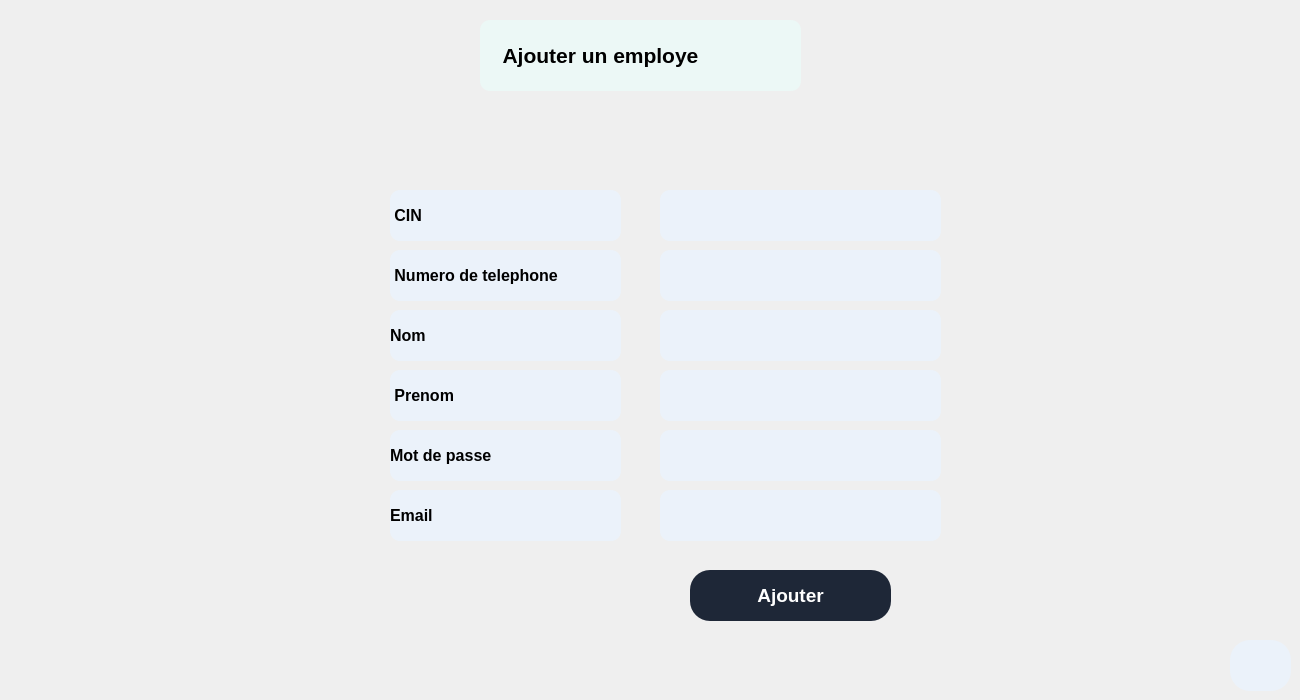
       <widget class="QWidget" name="ajoutEmployePage_2">
        <widget class="QLabel" name="label_27">
         <property name="geometry">
          <rect>
           <x>480</x>
           <y>20</y>
           <width>321</width>
           <height>71</height>
          </rect>
         </property>
         <property name="font">
          <font>
           <pointsize>16</pointsize>
           <weight>75</weight>
           <bold>true</bold>
          </font>
         </property>
         <property name="styleSheet">
          <string notr="true">QLabel{
background: #ecf8f6;
color: black;
border-radius: 10px;
}</string>
         </property>
         <property name="text">
          <string>    Ajouter un employe</string>
         </property>
        </widget>
        <widget class="QLabel" name="label_28">
         <property name="geometry">
          <rect>
           <x>390</x>
           <y>190</y>
           <width>231</width>
           <height>51</height>
          </rect>
         </property>
         <property name="font">
          <font>
           <pointsize>12</pointsize>
           <weight>75</weight>
           <bold>true</bold>
          </font>
         </property>
         <property name="styleSheet">
          <string notr="true">QLabel{
background: #EBF2FA;
color: black;
border-radius: 10px;
}</string>
         </property>
         <property name="text">
          <string> CIN</string>
         </property>
        </widget>
        <widget class="QLineEdit" name="lineEdit_11">
         <property name="geometry">
          <rect>
           <x>660</x>
           <y>190</y>
           <width>281</width>
           <height>51</height>
          </rect>
         </property>
         <property name="font">
          <font>
           <pointsize>10</pointsize>
          </font>
         </property>
         <property name="styleSheet">
          <string notr="true">QLineEdit{
background: #EBF2FA;
color: black;
border-radius: 10px;
}</string>
         </property>
        </widget>
        <widget class="QLabel" name="label_29">
         <property name="geometry">
          <rect>
           <x>390</x>
           <y>250</y>
           <width>231</width>
           <height>51</height>
          </rect>
         </property>
         <property name="font">
          <font>
           <pointsize>12</pointsize>
           <weight>75</weight>
           <bold>true</bold>
          </font>
         </property>
         <property name="styleSheet">
          <string notr="true">QLabel{
background: #EBF2FA;
color: black;
border-radius: 10px;
}</string>
         </property>
         <property name="text">
          <string> Numero de telephone</string>
         </property>
        </widget>
        <widget class="QLineEdit" name="lineEdit_12">
         <property name="geometry">
          <rect>
           <x>660</x>
           <y>250</y>
           <width>281</width>
           <height>51</height>
          </rect>
         </property>
         <property name="font">
          <font>
           <pointsize>10</pointsize>
          </font>
         </property>
         <property name="styleSheet">
          <string notr="true">QLineEdit{
background: #EBF2FA;
color: black;
border-radius: 10px;
}</string>
         </property>
        </widget>
        <widget class="QLabel" name="label_30">
         <property name="geometry">
          <rect>
           <x>390</x>
           <y>310</y>
           <width>231</width>
           <height>51</height>
          </rect>
         </property>
         <property name="font">
          <font>
           <pointsize>12</pointsize>
           <weight>75</weight>
           <bold>true</bold>
          </font>
         </property>
         <property name="styleSheet">
          <string notr="true">QLabel{
background: #EBF2FA;
color: black;
border-radius: 10px;
}</string>
         </property>
         <property name="text">
          <string>Nom</string>
         </property>
        </widget>
        <widget class="QLineEdit" name="lineEdit_13">
         <property name="geometry">
          <rect>
           <x>660</x>
           <y>310</y>
           <width>281</width>
           <height>51</height>
          </rect>
         </property>
         <property name="font">
          <font>
           <pointsize>10</pointsize>
          </font>
         </property>
         <property name="styleSheet">
          <string notr="true">QLineEdit{
background: #EBF2FA;
color: black;
border-radius: 10px;
}</string>
         </property>
        </widget>
        <widget class="QLineEdit" name="lineEdit_14">
         <property name="geometry">
          <rect>
           <x>660</x>
           <y>370</y>
           <width>281</width>
           <height>51</height>
          </rect>
         </property>
         <property name="font">
          <font>
           <pointsize>10</pointsize>
          </font>
         </property>
         <property name="styleSheet">
          <string notr="true">QLineEdit{
background: #EBF2FA;
color: black;
border-radius: 10px;
}</string>
         </property>
        </widget>
        <widget class="QLabel" name="label_31">
         <property name="geometry">
          <rect>
           <x>390</x>
           <y>370</y>
           <width>231</width>
           <height>51</height>
          </rect>
         </property>
         <property name="font">
          <font>
           <pointsize>12</pointsize>
           <weight>75</weight>
           <bold>true</bold>
          </font>
         </property>
         <property name="styleSheet">
          <string notr="true">QLabel{
background: #EBF2FA;
color: black;
border-radius: 10px;
}</string>
         </property>
         <property name="text">
          <string> Prenom</string>
         </property>
        </widget>
        <widget class="QLineEdit" name="lineEdit_15">
         <property name="geometry">
          <rect>
           <x>660</x>
           <y>430</y>
           <width>281</width>
           <height>51</height>
          </rect>
         </property>
         <property name="font">
          <font>
           <pointsize>10</pointsize>
          </font>
         </property>
         <property name="styleSheet">
          <string notr="true">QLineEdit{
background: #EBF2FA;
color: black;
border-radius: 10px;
}</string>
         </property>
        </widget>
        <widget class="QLabel" name="label_32">
         <property name="geometry">
          <rect>
           <x>390</x>
           <y>430</y>
           <width>231</width>
           <height>51</height>
          </rect>
         </property>
         <property name="font">
          <font>
           <pointsize>12</pointsize>
           <weight>75</weight>
           <bold>true</bold>
          </font>
         </property>
         <property name="styleSheet">
          <string notr="true">QLabel{
background: #EBF2FA;
color: black;
border-radius: 10px;
}</string>
         </property>
         <property name="text">
          <string>Mot de passe</string>
         </property>
        </widget>
        <widget class="QPushButton" name="addEmplBtn">
         <property name="geometry">
          <rect>
           <x>690</x>
           <y>570</y>
           <width>201</width>
           <height>51</height>
          </rect>
         </property>
         <property name="font">
          <font>
           <pointsize>14</pointsize>
           <weight>75</weight>
           <bold>true</bold>
          </font>
         </property>
         <property name="styleSheet">
          <string notr="true">QPushButton{
background: #1E2737;
color: white;
border-radius: 20px;
}  
QPushButton:hover
{
color: white;
background: #0FAC71;
}   </string>
         </property>
         <property name="text">
          <string>Ajouter</string>
         </property>
        </widget>
        <widget class="QPushButton" name="backMenuIrr_7">
         <property name="geometry">
          <rect>
           <x>1230</x>
           <y>640</y>
           <width>61</width>
           <height>51</height>
          </rect>
         </property>
         <property name="font">
          <font>
           <pointsize>14</pointsize>
           <weight>75</weight>
           <bold>true</bold>
          </font>
         </property>
         <property name="styleSheet">
          <string notr="true">QPushButton{
background: #EBF2FA;
color: black;
border-radius: 20px;
}  
QPushButton:hover
{
color: white;
background: #0FAC71;
} </string>
         </property>
         <property name="text">
          <string/>
         </property>
         <property name="icon">
          <iconset resource="icon.qrc">
           <normaloff>:/icons/icon/log-out.svg</normaloff>:/icons/icon/log-out.svg</iconset>
         </property>
         <property name="iconSize">
          <size>
           <width>30</width>
           <height>30</height>
          </size>
         </property>
        </widget>
        <widget class="QLabel" name="label_49">
         <property name="geometry">
          <rect>
           <x>390</x>
           <y>490</y>
           <width>231</width>
           <height>51</height>
          </rect>
         </property>
         <property name="font">
          <font>
           <pointsize>12</pointsize>
           <weight>75</weight>
           <bold>true</bold>
          </font>
         </property>
         <property name="styleSheet">
          <string notr="true">QLabel{
background: #EBF2FA;
color: black;
border-radius: 10px;
}</string>
         </property>
         <property name="text">
          <string>Email</string>
         </property>
        </widget>
        <widget class="QLineEdit" name="lineEdit_31">
         <property name="geometry">
          <rect>
           <x>660</x>
           <y>490</y>
           <width>281</width>
           <height>51</height>
          </rect>
         </property>
         <property name="font">
          <font>
           <pointsize>10</pointsize>
          </font>
         </property>
         <property name="styleSheet">
          <string notr="true">QLineEdit{
background: #EBF2FA;
color: black;
border-radius: 10px;
}</string>
         </property>
        </widget>
       </widget>
